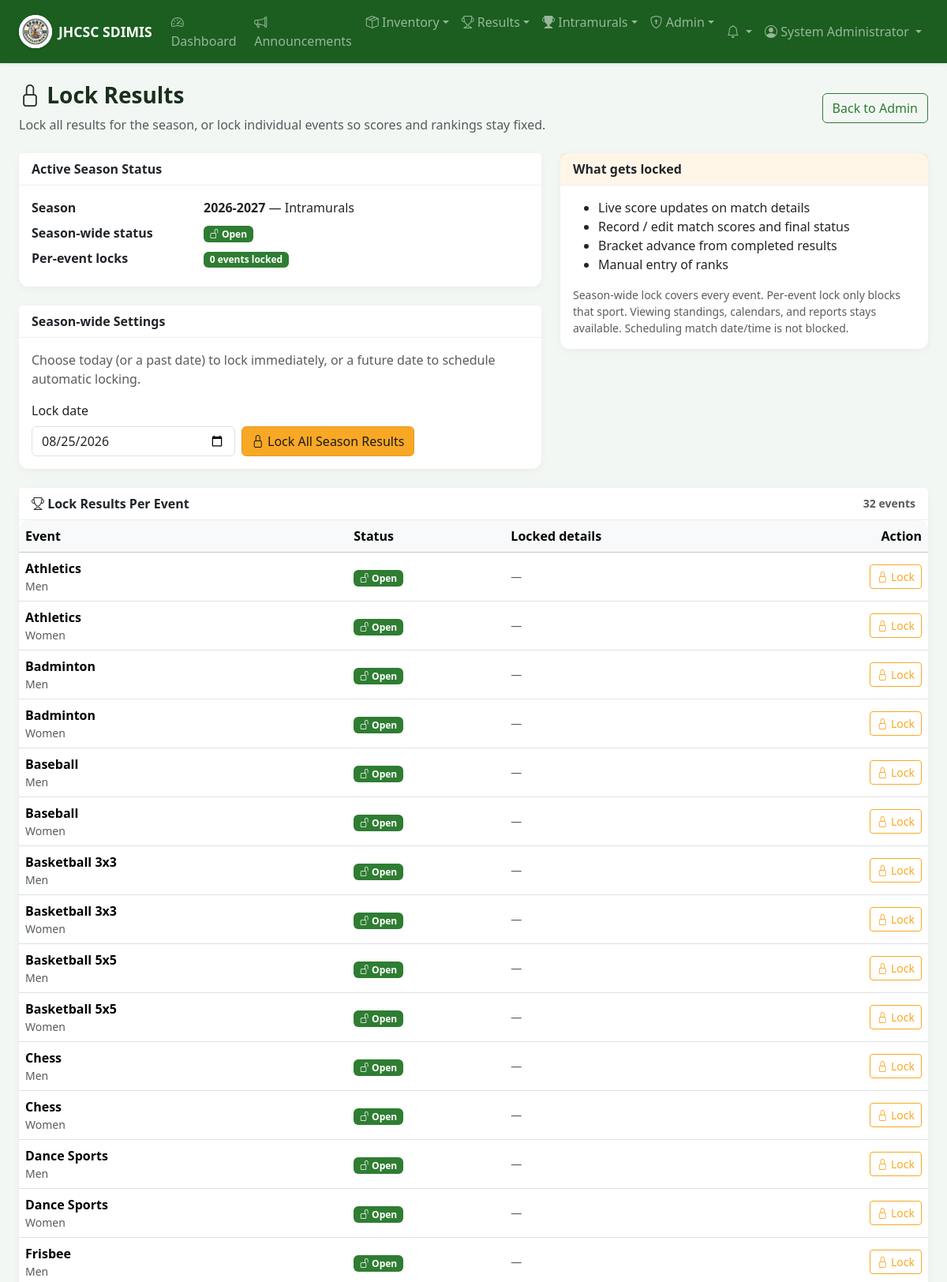
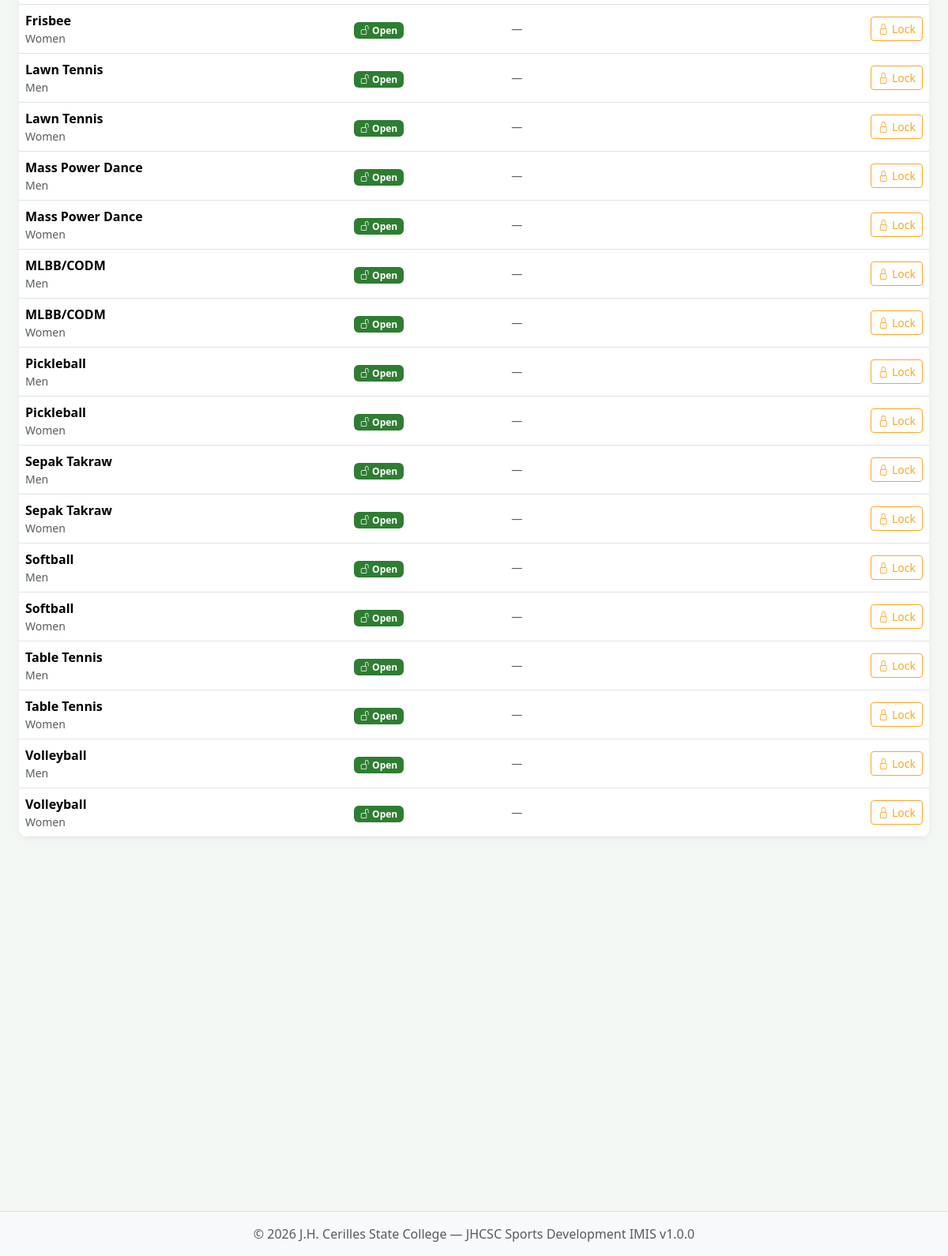
The page /admin/results_lock.php (signed in) on the database its author committed (2 pictures, top to bottom).
### tables this page shows
CREATE TABLE IF NOT EXISTS intramural_seasons (
    id INT AUTO_INCREMENT PRIMARY KEY,
    name VARCHAR(120) NOT NULL,
    year_label VARCHAR(40) NOT NULL,
    start_date DATE DEFAULT NULL,
    end_date DATE DEFAULT NULL,
    description TEXT,
    is_active TINYINT(1) NOT NULL DEFAULT 0,
    is_archived TINYINT(1) NOT NULL DEFAULT 0,
    roster_locked TINYINT(1) NOT NULL DEFAULT 0,
    roster_lock_date DATE DEFAULT NULL,
    roster_locked_at DATETIME DEFAULT NULL,
    roster_locked_by INT DEFAULT NULL,
    results_locked TINYINT(1) NOT NULL DEFAULT 0,
    results_lock_date DATE DEFAULT NULL,
    results_locked_at DATETIME DEFAULT NULL,
    results_locked_by INT DEFAULT NULL,
    created_at TIMESTAMP DEFAULT CURRENT_TIMESTAMP,
    updated_at TIMESTAMP DEFAULT CURRENT_TIMESTAMP ON UPDATE CURRENT_TIMESTAMP,
    UNIQUE KEY uq_season_year_label (year_label)
);

CREATE TABLE IF NOT EXISTS intramural_sports (
    id INT AUTO_INCREMENT PRIMARY KEY,
    name VARCHAR(100) NOT NULL,
    description TEXT,
    category ENUM('men', 'women', 'mixed') NOT NULL DEFAULT 'men',
    players_per_event INT DEFAULT NULL,
    scoring_method ENUM('points', 'sets', 'games', 'time') NOT NULL DEFAULT 'points',
    rules TEXT,
    guidelines TEXT,
    schedule_notes TEXT,
    venue VARCHAR(150) DEFAULT NULL,
    game_duration_minutes INT NOT NULL DEFAULT 60,
    tournament_format ENUM('round_robin', 'single_elimination', 'single_elimination_consolation', 'modified_single_elimination_consolation', 'double_elimination', 'group_knockout', 'rank_first_to_last', 'team_play_sds', 'team_play_sds_consolation', 'custom') NOT NULL DEFAULT 'round_robin',
    format_notes TEXT,
    win_points INT NOT NULL DEFAULT 3,
    draw_points INT NOT NULL DEFAULT 1,
    loss_points INT NOT NULL DEFAULT 0,
    point_scheme_id INT DEFAULT NULL,
    created_at TIMESTAMP DEFAULT CURRENT_TIMESTAMP,
    updated_at TIMESTAMP DEFAULT CURRENT_TIMESTAMP ON UPDATE CURRENT_TIMESTAMP,
    UNIQUE KEY uq_sport_name_category (name, category),
    FOREIGN KEY (point_scheme_id) REFERENCES intramural_point_schemes(id) ON DELETE SET NULL
);

### includes/intramurals.php (called while the page is built, shortened)
<?php
function sportLabel(array $sport): string
{
    return $sport['name'] . ' (' . ucfirst($sport['category']) . ')';
}
function getActiveSeason(): ?array
{
    try {
        $db = getDB();
        $season = $db->query('SELECT * FROM intramural_seasons WHERE is_active = 1 ORDER BY id DESC LIMIT 1')->fetch();
        if ($season) {
            return $season;
        }
        return $db->query('SELECT * FROM intramural_seasons ORDER BY id DESC LIMIT 1')->fetch() ?: null;
    } catch (Throwable $e) {
        return null;
    }
}
function getSeasonById(int $id): ?array
{
    try {
        $db = getDB();
        $stmt = $db->prepare('SELECT * FROM intramural_seasons WHERE id = ?');
        $stmt->execute([$id]);
        return $stmt->fetch() ?: null;
    } catch (Throwable $e) {
        return null;
    }
}
function getCurrentSeasonId(): ?int
{
    $active = getActiveSeason();
    return $active ? (int) $active['id'] : null;
}
function getCurrentSeason(): ?array
{
    $id = getCurrentSeasonId();
    return $id ? getSeasonById($id) : getActiveSeason();
}
function getEventResultsLocksMap(?int $seasonId = null): array
{
    $seasonId = $seasonId ?? getCurrentSeasonId();
    $db = getDB();
    $stmt = $db->prepare('SELECT l.sport_id, l.locked_at, l.locked_by, u.first_name, u.last_name, u.username
        FROM intramural_event_results_locks l
        LEFT JOIN users u ON u.id = l.locked_by
        WHERE l.season_id = ?');
    $stmt->execute([(int) $seasonId]);
    $map = [];
    foreach ($stmt->fetchAll() ?: [] as $row) {
        $name = null;
        if (!empty($row['locked_by'])) {
            $name = trim(($row['first_name'] ?? '') . ' ' . ($row['last_name'] ?? ''));
            if ($name === '') {
                $name = $row['username'] ?? null;
            }
        }
        $map[(int) $row['sport_id']] = [
            'is_locked' => true,
            'locked_at' => $row['locked_at'] ?? null,
            'locked_by' => !empty($row['locked_by']) ? (int) $row['locked_by'] : null,
            'locked_by_name' => $name,
        ];
    }
    return $map;
}
function getResultsLockStatus(?int $seasonId = null): array
{
    $season = $seasonId ? getSeasonById($seasonId) : getCurrentSeason();
    $lockDate = !empty($season['results_lock_date']) ? (string) $season['results_lock_date'] : null;
    $isLocked = !empty($season['results_locked']);
    $today = date('Y-m-d');
    $isScheduled = !$isLocked && $lockDate !== null && $lockDate > $today;
    $status = [
        'is_locked' => $isLocked,
        'is_scheduled' => $isScheduled,
        'lock_date' => $lockDate,
        'locked_at' => $season['results_locked_at'] ?? null,
        'locked_by' => !empty($season['results_locked_by']) ? (int) $season['results_locked_by'] : null,
        'locked_by_name' => null,
        'season_id' => (int) $season['id'],
        'year_label' => $season['year_label'],
        'season_name' => $season['name'],
    ];
    return $status;
}

### includes/functions.php (called while the page is built, shortened)
<?php
function sanitize(string $input): string
{
    return htmlspecialchars(trim($input), ENT_QUOTES, 'UTF-8');
}

### admin/results_lock.php (the view, shortened to what this page needs)
<?php
$season = getCurrentSeason();
$status = getResultsLockStatus();
$seasonId = $season ? (int) $season['id'] : 0;
$sports = [];
$eventLocks = [];
if ($seasonId) {
    $db = getDB();
    $sports = $db->query('SELECT id, name, category FROM intramural_sports ORDER BY name, category')->fetchAll() ?: [];
    $eventLocks = getEventResultsLocksMap($seasonId);
}
require_once __DIR__ . '/../includes/header.php';
$seasonWideLocked = !empty($status['is_locked']);
$lockedEventCount = count($eventLocks);
?>
<div class="page-header d-flex justify-content-between align-items-center flex-wrap gap-2">
    <div>
        <h1><i class="bi bi-lock"></i> Lock Results</h1>
        <p class="text-muted mb-0">Lock all results for the season, or lock individual events so scores and rankings stay fixed.</p>
    </div>
    <a href="<?= BASE_URL ?>/admin/index.php" class="btn btn-outline-secondary">Back to Admin</a>
</div>
<div class="row g-4">
    <div class="col-lg-7">
        <div class="card">
            <div class="card-header">Active Season Status</div>
            <div class="card-body">
                <?php if (!$season): ?>
                <div class="alert alert-warning mb-0">
                    No active intramurals season. <a href="<?= BASE_URL ?>/intramurals/seasons/index.php">Manage seasons</a> first.
                </div>
                <?php else: ?>
                <dl class="row mb-0">
                    <dt class="col-sm-4">Season</dt>
                    <dd class="col-sm-8"><strong><?= sanitize($season['year_label']) ?></strong> — <?= sanitize($season['name']) ?></dd>
                    <dt class="col-sm-4">Season-wide status</dt>
                    <dd class="col-sm-8">
                        <?php if ($seasonWideLocked): ?>
                        <span class="badge bg-danger"><i class="bi bi-lock-fill"></i> Locked</span>
                        <?php elseif (!empty($status['is_scheduled'])): ?>
                        <span class="badge bg-info text-dark"><i class="bi bi-calendar-event"></i> Scheduled</span>
                        <?php else: ?>
                        <span class="badge bg-success"><i class="bi bi-unlock"></i> Open</span>
                        <?php endif; ?>
                    </dd>
                    <dt class="col-sm-4">Per-event locks</dt>
                    <dd class="col-sm-8">
                        <span class="badge bg-<?= $lockedEventCount ? 'warning text-dark' : 'secondary' ?>">
                            <?= (int) $lockedEventCount ?> event<?= $lockedEventCount === 1 ? '' : 's' ?> locked
                        </span>
                    </dd>
                </dl>
                <?php endif; ?>
            </div>
        </div>
        <?php if ($season): ?>
        <div class="card mt-4">
            <div class="card-header">Season-wide Settings</div>
            <div class="card-body">
                <?php if (!$seasonWideLocked): ?>
                <p class="text-muted <?= empty($status['is_scheduled']) ? '' : 'mt-3' ?>">
                    Choose today (or a past date) to lock immediately, or a future date to schedule automatic locking.
                </p>
                <form method="POST" class="row g-2 align-items-end">
                    <div class="col-md-5">
                        <label class="form-label" for="lock_date">Lock date</label>
                        <input type="date" name="lock_date" id="lock_date" class="form-control" required
                            value="<?= sanitize($status['lock_date'] ?? date('Y-m-d')) ?>">
                    </div>
                    <div class="col-md-7">
                        <button type="submit" class="btn btn-warning" data-confirm="Save results lock date? Today or past dates lock immediately.">
                            <i class="bi bi-lock"></i> <?= !empty($status['is_scheduled']) ? 'Update Lock Date' : 'Lock All Season Results' ?>
                        </button>
                    </div>
                </form>
                <?php endif; ?>
            </div>
        </div>
        <?php endif; ?>
    </div>
    <div class="col-lg-5">
        <div class="card border-warning">
            <div class="card-header bg-warning bg-opacity-10">What gets locked</div>
            <div class="card-body">
                <ul class="mb-0">
                    <li>Live score updates on match details</li>
                    <li>Record / edit match scores and final status</li>
                    <li>Bracket advance from completed results</li>
                    <li>Manual entry of ranks</li>
                </ul>
                <p class="small text-muted mt-3 mb-0">
                    Season-wide lock covers every event. Per-event lock only blocks that sport. Viewing standings, calendars, and reports stays available. Scheduling match date/time is not blocked.
                </p>
            </div>
        </div>
    </div>
</div>
<?php if ($season && $sports): ?>
<div class="card mt-4" id="per-event">
    <div class="card-header d-flex justify-content-between align-items-center flex-wrap gap-2">
        <span><i class="bi bi-trophy"></i> Lock Results Per Event</span>
        <small class="text-muted"><?= count($sports) ?> event<?= count($sports) === 1 ? '' : 's' ?></small>
    </div>
    <div class="card-body p-0">
        <div class="table-responsive">
            <table class="table table-hover align-middle mb-0">
                <thead class="table-light">
                    <tr>
                        <th>Event</th>
                        <th>Status</th>
                        <th>Locked details</th>
                        <th class="text-end">Action</th>
                    </tr>
                </thead>
                <tbody>
                    <?php foreach ($sports as $s): ?>
                    <?php
                    $sid = (int) $s['id'];
                    $lock = $eventLocks[$sid] ?? null;
                    $eventLocked = !empty($lock['is_locked']);
                    ?>
                    <tr>
                        <td>
                            <strong><?= sanitize($s['name']) ?></strong>
                            <div class="small text-muted"><?= sanitize(ucfirst((string) $s['category'])) ?></div>
                        </td>
                        <td>
                            <?php if ($seasonWideLocked): ?>
                            <span class="badge bg-danger">Season locked</span>
                            <?php elseif ($eventLocked): ?>
                            <span class="badge bg-warning text-dark"><i class="bi bi-lock-fill"></i> Event locked</span>
                            <?php else: ?>
                            <span class="badge bg-success"><i class="bi bi-unlock"></i> Open</span>
                            <?php endif; ?>
                        </td>
                        <td class="small text-muted">
                            <?php if ($eventLocked): ?>
                            <?= !empty($lock['locked_at']) ? sanitize(formatDateTime($lock['locked_at'])) : '—' ?>
                            <?= !empty($lock['locked_by_name']) ? ' · ' . sanitize($lock['locked_by_name']) : '' ?>
                            <?php else: ?>
                            —
                            <?php endif; ?>
                        </td>
                        <td class="text-end">
                            <?php if ($eventLocked): ?>
                            <form method="POST" class="d-inline">
                                <?= csrfField() ?>
                                <input type="hidden" name="action" value="unlock_event">
                                <input type="hidden" name="sport_id" value="<?= $sid ?>">
                                <button type="submit" class="btn btn-sm btn-success" <?= $seasonWideLocked ? 'title="Season lock still applies until unlocked"' : '' ?> data-confirm="Unlock results for <?= sanitize(sportLabel($s)) ?>?">
                                    <i class="bi bi-unlock"></i> Unlock
                                </button>
                            </form>
                            <?php else: ?>
                            <form method="POST" class="d-inline">
                                <button type="submit" class="btn btn-sm btn-outline-warning" data-confirm="Lock results for <?= sanitize(sportLabel($s)) ?>? Scores and rankings for this event will be frozen.">
                                    <i class="bi bi-lock"></i> Lock
                                </button>
                            </form>
                            <?php endif; ?>
                        </td>
                    </tr>
                    <?php endforeach; ?>
                </tbody>
            </table>
        </div>
    </div>
</div>
<?php elseif ($season): ?>
<div class="alert alert-info mt-4 mb-0">No sports/events found to lock individually.</div>
<?php endif; ?>
<?php require_once __DIR__ . '/../includes/footer.php'; ?>

### assets/css/style.css (style rules this page uses)
:root { --jhcsc-primary: #1b5e20; --jhcsc-secondary: #2e7d32; --jhcsc-accent: #c62828; }
body { min-height: 100vh; display: flex; flex-direction: column; background-color: var(--theme-body-bg, #f4f6f9); color: var(--theme-text, #2c3e50); }
.table-responsive { border-radius: 12px; overflow-x: auto; -webkit-overflow-scrolling: touch; }
.card { border: none; border-radius: 12px; box-shadow: 0 2px 10px rgba(0,0,0,0.05); background-color: var(--theme-card-bg, #ffffff); }
.page-header h1 { font-size: 1.75rem; font-weight: 700; color: var(--theme-text, #2c3e50); }
.page-header { margin-bottom: 1.5rem; }
.page-header.d-flex, .page-header.flex-wrap { flex-wrap: wrap; gap: 0.75rem; }
.card-header { background: var(--theme-card-bg, white); border-bottom: 1px solid #eee; font-weight: 600; }

### rows shown on the page
intramural_seasons: id+year_label "2026-2027", id+name "Intramurals"
intramural_sports: name "Athletics", category "Men"
intramural_sports: name "Athletics", category "Women"
intramural_sports: name "Badminton", category "Men"
intramural_sports: name "Badminton", category "Women"
intramural_sports: name "Baseball", category "Men"
intramural_sports: name "Baseball", category "Women"
intramural_sports: name "Basketball 3x3", category "Men"
intramural_sports: name "Basketball 3x3", category "Women"
intramural_sports: name "Basketball 5x5", category "Men"
intramural_sports: name "Basketball 5x5", category "Women"
intramural_sports: name "Chess", category "Men"
intramural_sports: name "Chess", category "Women"
intramural_sports: name "Dance Sports", category "Men"
intramural_sports: name "Dance Sports", category "Women"
intramural_sports: name "Frisbee", category "Men"
intramural_sports: name "Frisbee", category "Women"
intramural_sports: name "Lawn Tennis", category "Men"
intramural_sports: name "Lawn Tennis", category "Women"
intramural_sports: name "Mass Power Dance", category "Men"
intramural_sports: name "Mass Power Dance", category "Women"
intramural_sports: name "MLBB/CODM", category "Men"
intramural_sports: name "MLBB/CODM", category "Women"
intramural_sports: name "Pickleball", category "Men"
intramural_sports: name "Pickleball", category "Women"
intramural_sports: name "Sepak Takraw", category "Men"
intramural_sports: name "Sepak Takraw", category "Women"
intramural_sports: name "Softball", category "Men"
intramural_sports: name "Softball", category "Women"
intramural_sports: name "Table Tennis", category "Men"
intramural_sports: name "Table Tennis", category "Women"
intramural_sports: name "Volleyball", category "Men"
intramural_sports: name "Volleyball", category "Women"

### other values the page prints
APP_SHORT_NAME "JHCSC SDIMIS"
$entry['label'] "Dashboard"
$entry['label'] "Announcements"
$entry['label'] "Inventory"
$entry['label'] "Results"
$entry['label'] "Intramurals"
$entry['label'] "Admin"
$_SESSION['user_name'] "System Administrator"
$lockedEventCount "0"
count($sports) "32"
APP_CAMPUS "J.H. Cerilles State College"
APP_NAME "JHCSC Sports Development IMIS"
APP_VERSION "1.0.0"
